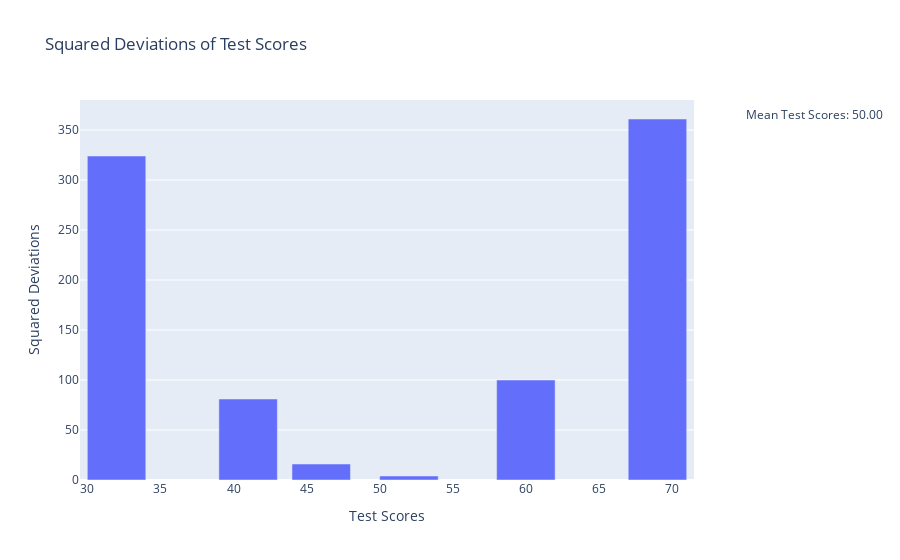

The notebook cell this image was saved under:
### Markdown cell above
So, how do we calculate this in practice? Let's illustrate this with an example of a dataset comprising **six test scores** to find the standard deviation:

**Data set:** $46, 69, 32, 60, 52, 41$

1. **Calculate the Mean (Average):** This is the central point of our data. We need the mean as a reference point to measure how much our data varies.

   **Why?** The mean serves as the central value of our dataset, and we measure the variation of our data based on how far these values deviate from this central point.

   Let's calculate the mean for our dataset:

   $$\mu = \frac{\sum{X}}{N} = \frac{46 + 69 + 32 + 60 + 52 + 41}{6} = 50$$

2. **Calculate the Difference of Each Value from the Mean:** This is the distance of each data point from the mean.

   **Why?** We want to know how far each data point is from the average. The further a data point is from the average, the higher the variability.

   Let’s calculate the differences:

   $$\begin{align*}
   46 - 50 &= -4 \\
   69 - 50 &= 19 \\
   32 - 50 &= -18 \\
   60 - 50 &= 10 \\
   52 - 50 &= 2 \\
   41 - 50 &= -9
   \end{align*}$$

3. **Square the Differences:** We take the absolute value of the differences by squaring them.

   **Why?** There are two main reasons.
   
   - First, this ensures all difference values are positive (since the square of a negative number is positive).
     - **Why?** This is useful as summing differences without squaring could negate positive and negative divergences, falsely implying no variance when there actually is.
   - Second, it gives more weight to values that are further from the mean.
     - **Why?** As the square of a larger number is much greater than a smaller one's, larger deviations from the mean significantly affect variance or standard deviation values. This emphasizes the presence of **outliers**, or values notably different from the mean, in your data.

   Let’s square the differences:

   $$\begin{align*}
   (-4)^2 &= 16 \\
   (19)^2 &= 361 \\
   (-18)^2 &= 324 \\
   (10)^2 &= 100 \\
   (2)^2 &= 4 \\
   (-9)^2 &= 81
   \end{align*}$$

### Code cell
import plotly.express as px
import pandas as pd
import numpy as np
import plotly.graph_objs as go

# Create a DataFrame with your data
df = pd.DataFrame({
    'Test Scores': [46, 69, 32, 60, 52, 41]
})

# Calculate the mean
mean = df['Test Scores'].mean()

# Calculate the deviations
df['Deviation'] = df['Test Scores'] - mean

# Calculate the squared deviations
df['Squared Deviations'] = np.square(df['Deviation'])

# Create a bar chart of squared deviations
fig = px.bar(df, x='Test Scores', y='Squared Deviations',
             title='Squared Deviations of Test Scores',
             labels={'Squared Deviations': 'Squared Deviations', 'Test Scores': 'Test Scores'})

# Add an invisible trace for mean, just for the sake of legend
fig.add_trace(go.Scatter(
    x=[df['Test Scores'].min(), df['Test Scores'].max()],
    y=[mean, mean],
    mode="lines",
    line=go.scatter.Line(color="rgba(0,0,0,0)"),  # Transparent color
    showlegend=True,
    name="Mean Test Scores: {:.2f}".format(mean),  # Show mean value in the legend
))

fig.show()

### Figure 1 — Plotly figure (JSON) as saved in the notebook; plotly's stock layout.template omitted (floating-point values rounded to 4 significant figures)
{"data": [{"alignmentgroup": "True", "hovertemplate": "Test Scores=%{x}<br>Squared Deviations=%{y}<extra></extra>", "legendgroup": "", "marker": {"color": "#636efa", "pattern": {"shape": ""}}, "name": "", "offsetgroup": "", "orientation": "v", "showlegend": false, "textposition": "auto", "type": "bar", "x": [46, 69, 32, 60, 52, 41], "xaxis": "x", "y": [16, 361, 324, 100, 4, 81], "yaxis": "y"}, {"line": {"color": "rgba(0,0,0,0)"}, "mode": "lines", "name": "Mean Test Scores: 50.00", "showlegend": true, "type": "scatter", "x": [32, 69], "y": [50, 50]}], "layout": {"barmode": "relative", "legend": {"tracegroupgap": 0}, "title": {"text": "Squared Deviations of Test Scores"}, "xaxis": {"anchor": "y", "domain": [0, 1], "title": {"text": "Test Scores"}}, "yaxis": {"anchor": "x", "domain": [0, 1], "title": {"text": "Squared Deviations"}}}}
